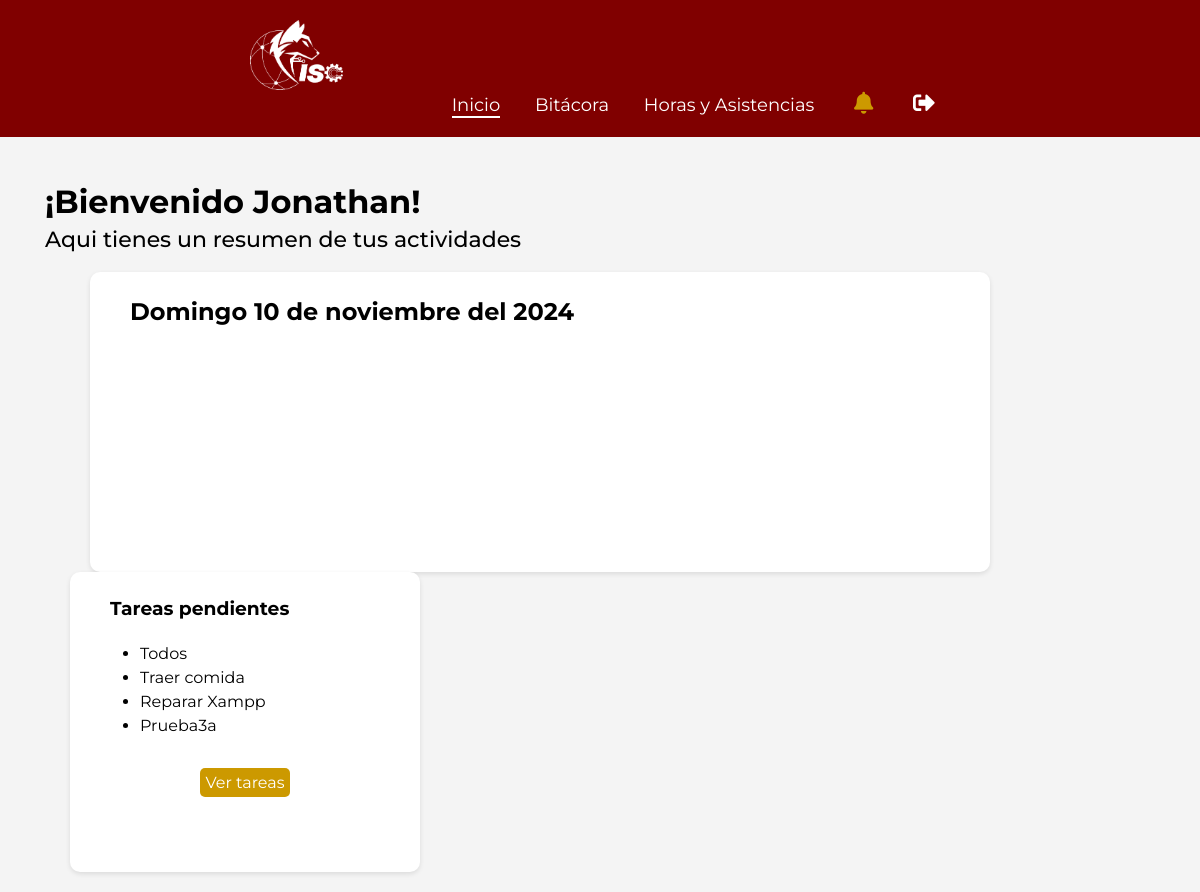
Before: /admin_panel.php (signed in) with the older database file.
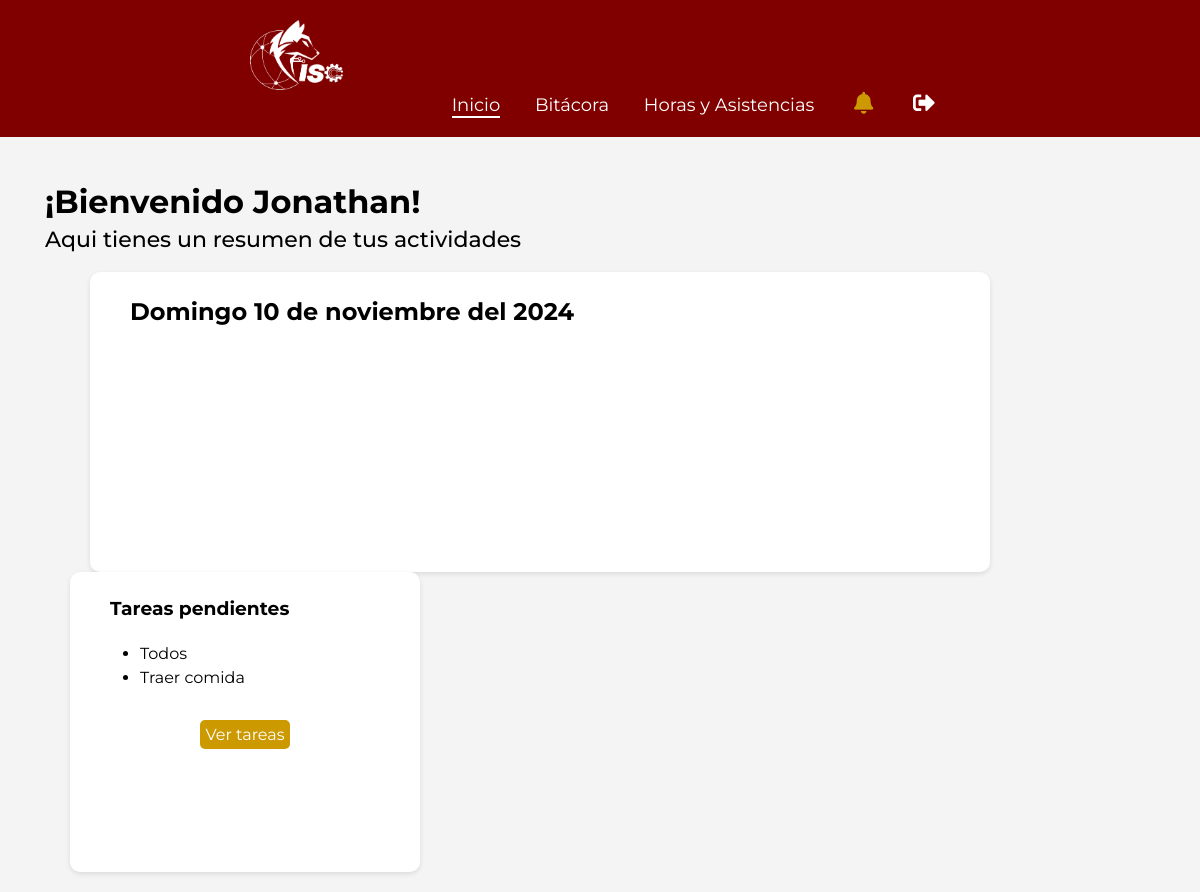
After: the same page with the newer database file.
### tables this page shows
CREATE TABLE `tareas` (
  `id_tarea` int(5) NOT NULL,
  `nombre_tarea` varchar(255) DEFAULT NULL,
  `descripcion` varchar(255) DEFAULT NULL,
  `estado` varchar(255) DEFAULT NULL,
  `usuario` int(5) DEFAULT NULL
);

### admin_panel.php (the view, shortened to what this page needs)
<?php require "seguridad2.php";
$usuario = $_SESSION['username'];
$id_user = $_SESSION['id_user'];
?>
<!DOCTYPE html>
<html lang="es">
<head>
    <link rel="stylesheet" type="text/css" href="admin_panel.css">
    <link rel="stylesheet" href="https://cdnjs.cloudflare.com/ajax/libs/font-awesome/5.15.4/css/all.min.css"/>
</head>
<body>
<header class="admin-header">
        <div class="logo-nav">
            <img src="img/Fondo.png" alt="">
        </div>
        <nav class="admin-nav">
            <ul>
                <li><a href="admin_panel.php" class="selected">Inicio</a></li>
                <li><a href="bitacorat.php" >Bitácora</a></li>
                <li><a href="horas_asistencias.php">Horas y Asistencias</a></li>
                <li><a href="" class="noti"><i class="fas fa-bell"></i></a></li>
                <li><a href="salir.php" class="salir"><i class="fas fa-sign-out-alt"></i></a></li>
            </ul>
        </nav>
    </header>
    <main class="admin-main">
        <section class="dashboard-overview">
            <h1 class="tt_paginas">¡Bienvenido <?php echo $usuario?>!</h1>
            <h3 class="st_paginas">Aqui tienes un resumen de tus actividades</h3>
            <br>
            <div class="dashboard-widgets">
                <div class="widget_index1">
                    <?php
                    $dia_semana_ingles = array(
                        'Monday' => 'Lunes',
                        'Tuesday' => 'Martes',
                        'Wednesday' => 'Miércoles',
                        'Thursday' => 'Jueves',
                        'Friday' => 'Viernes',
                        'Saturday' => 'Sábado',
                        'Sunday' => 'Domingo'
                    );
                    $meses_ingles = array(
                        'January' => 'enero',
                        'February' => 'febrero',
                        'March' => 'marzo',
                        'April' => 'abril',
                        'May' => 'mayo',
                        'June' => 'junio',
                        'July' => 'julio',
                        'August' => 'agosto',
                        'September' => 'septiembre',
                        'October' => 'octubre',
                        'November' => 'noviembre',
                        'December' => 'diciembre'
                    );
                    $dia_semana = $dia_semana_ingles[date("l")];
                    $dia = date("j");
                    $mes = $meses_ingles[date("F")];
                    $anio = date("Y"); ?>
                    <h1 class=""><?php echo $dia_semana?> <?php echo $dia?> de <?php echo  $mes?> del <?php echo $anio?></h1>
                </div>
                <div class="widget_index">
                    <h3>Tareas pendientes</h3><br>
                    <?php require "admin/conexion.php";
                        $todos_datos = "SELECT * FROM tareas
                        INNER JOIN alumnos ON tareas.usuario = alumnos.id
                        WHERE usuario = $id_user OR usuario = 1";
                        $resultado = mysqli_query($conectar, $todos_datos);
                        if (mysqli_num_rows($resultado) > 0) {
                            while ($fila = mysqli_fetch_assoc($resultado)) {
                        ?>
                            <ul class="pendientes">
                                <li><?php echo $fila['nombre_tarea']; ?></li>
                            </ul>
                        <?php
                            }
                        } else { ?>
                            <p class="pendientes">No hay tareas pendientes</p>
                        <?php }
                        ?>
                        <br><br>
                    <div class="cont"><a href="bitacorat.php" class="btn_ss2">Ver tareas</a></div>
                </div>
            </div>
        </section>
    </main>
</body>
</html>

Changed rows visible on the page:
removed tareas: nombre_tarea "Reparar Xampp"
removed tareas: nombre_tarea "Prueba3a"
